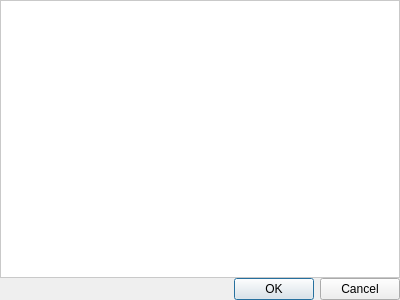
<?xml version="1.0" encoding="UTF-8"?>
<ui version="4.0">
 <class>StringsListSelectionDialog</class>
 <widget class="QDialog" name="StringsListSelectionDialog">
  <property name="geometry">
   <rect>
    <x>0</x>
    <y>0</y>
    <width>400</width>
    <height>300</height>
   </rect>
  </property>
  <property name="windowTitle">
   <string>Setup grid options</string>
  </property>
  <layout class="QVBoxLayout" name="verticalLayout">
   <property name="spacing">
    <number>0</number>
   </property>
   <property name="margin">
    <number>0</number>
   </property>
   <item>
    <widget class="QFrame" name="frame">
     <property name="styleSheet">
      <string notr="true">#frame {
background-color: white;
border: 1px solid #C9C9C9;
}</string>
     </property>
     <property name="frameShape">
      <enum>QFrame::NoFrame</enum>
     </property>
     <property name="frameShadow">
      <enum>QFrame::Raised</enum>
     </property>
     <layout class="QVBoxLayout" name="verticalLayout_2">
      <property name="spacing">
       <number>0</number>
      </property>
      <property name="margin">
       <number>0</number>
      </property>
      <item>
       <widget class="tlp::StringsListSelectionWidget" name="stringsListSelectionWidget" native="true"/>
      </item>
     </layout>
    </widget>
   </item>
   <item>
    <widget class="QDialogButtonBox" name="buttonBox">
     <property name="orientation">
      <enum>Qt::Horizontal</enum>
     </property>
     <property name="standardButtons">
      <set>QDialogButtonBox::Cancel|QDialogButtonBox::Ok</set>
     </property>
    </widget>
   </item>
  </layout>
 </widget>
 <customwidgets>
  <customwidget>
   <class>tlp::StringsListSelectionWidget</class>
   <extends>QWidget</extends>
   <header location="global">talipot/StringsListSelectionWidget.h</header>
   <container>1</container>
  </customwidget>
 </customwidgets>
 <resources/>
 <connections>
  <connection>
   <sender>buttonBox</sender>
   <signal>accepted()</signal>
   <receiver>StringsListSelectionDialog</receiver>
   <slot>accept()</slot>
   <hints>
    <hint type="sourcelabel">
     <x>248</x>
     <y>254</y>
    </hint>
    <hint type="destinationlabel">
     <x>157</x>
     <y>274</y>
    </hint>
   </hints>
  </connection>
  <connection>
   <sender>buttonBox</sender>
   <signal>rejected()</signal>
   <receiver>StringsListSelectionDialog</receiver>
   <slot>reject()</slot>
   <hints>
    <hint type="sourcelabel">
     <x>316</x>
     <y>260</y>
    </hint>
    <hint type="destinationlabel">
     <x>286</x>
     <y>274</y>
    </hint>
   </hints>
  </connection>
 </connections>
</ui>
